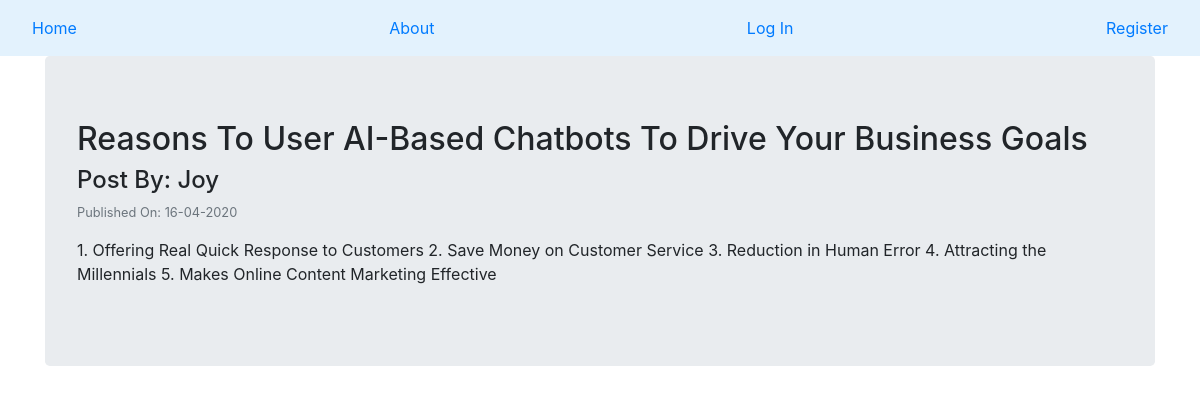
Page /3 on the committed database.
### CompanyBlog/models.py (models this page shows, shortened)
class BlogPost(db.Model):
    users = db.relationship(User)
    id = db.Column(db.Integer, primary_key=True)
    user_id = db.Column(db.Integer, db.ForeignKey('users.id'), nullable=False)
    date = db.Column(db.DateTime, nullable=False, default=datetime.utcnow)
    title = db.Column(db.String(140), nullable=False)
    text = db.Column(db.Text, nullable=False)

class User(db.Model,UserMixin):
    __tablename__ = 'users'
    id = db.Column(db.Integer, primary_key=True)
    profileImage = db.Column(db.String(64), nullable=False, default='defaultProfile.png')
    email = db.Column(db.String(64), unique=True, index=True)
    username = db.Column(db.String(64), unique=True, index=True)
    password_hash = db.Column(db.String(128))
    posts = db.relationship('BlogPost',backref='author',lazy=True)

### CompanyBlog/Users/views.py (the view)
@users.route('/<username>')
def userPosts(username):
    page = request.args.get('page',1,type=int)
    user = User.query.filter_by(username=username).first_or_404()
    blog_posts = BlogPost.query.filter_by(author=user).order_by(BlogPost.date.desc()).paginate(page=page, per_page=5)
    return render_template('user_blog_posts.html', blog_posts=blog_posts, user=user)

### CompanyBlog/BlogPosts/views.py (called while the page is built)
@blog_posts.route('/<int:blog_post_id>')
def blog_post(blog_post_id):
    blog_post = BlogPost.query.get_or_404(blog_post_id)
    return render_template('blog_post.html',title=blog_post.title,
                            date=blog_post.date, post=blog_post)

### CompanyBlog/templates/blog_post.html (shortened to what this page needs)
{% extends 'base.html'%}
{% block content %}
  <div class="jumbotron">
    <h2>{{post.title}}</h2>
    <h4>Post By: {{post.author.username}}</h4>
    <p class="text-muted small">Published On: {{post.date.strftime('%d-%m-%Y')}}</p>
    <p>{{post.text}}</p>
  </div>
{% endblock %}

### rows in the picture
BlogPost: title "Reasons To User AI-Based Chatbots To Drive Your Business Goals", date "16-04-2020", text "1. Offering Real Quick Response to Customers 2. Save Money on Customer Service 3. Reduction in Human Error 4. Attracting the Millennials 5. Makes Online Content Marketing Effective"
User: author.username "Joy"
